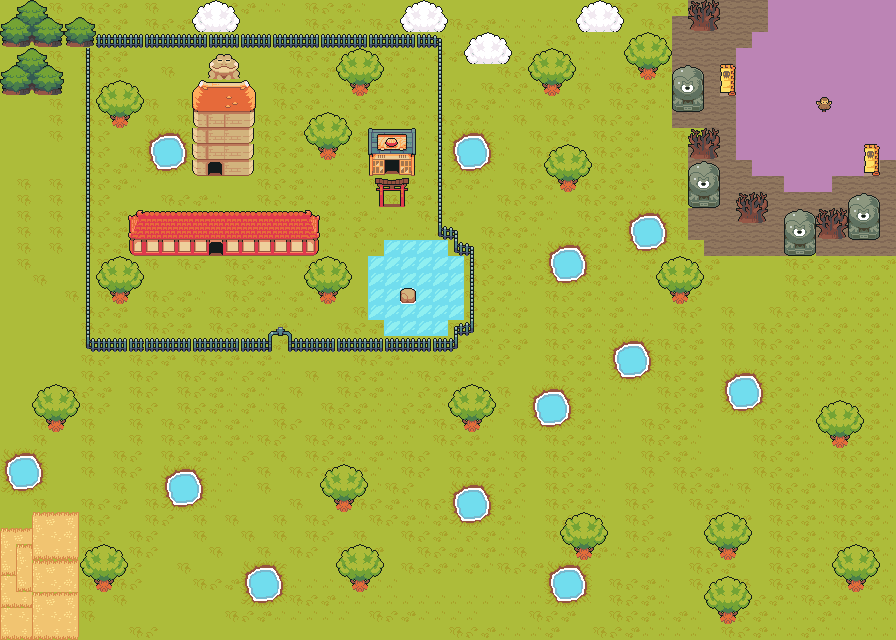

Rendered tile map (Tiled .tmx) drawn with the repository's tilesets; below, a short description and the map source with its tile grids summarised:
An orthogonal 56x40 tile map with 16x16 px tiles, 3 tile layers (Ground, Decoration, Above), 5 tilesets.

<map version="1.11" tiledversion="1.11.2" orientation="orthogonal" renderorder="right-down" width="56" height="40" tilewidth="16" tileheight="16" infinite="0" nextlayerid="4" nextobjectid="1">
 <tileset firstgid="1" source="TilesetFloor.tsx" />
 <tileset firstgid="573" source="TilesetWater.tsx" />
 <tileset firstgid="1049" source="TilesetElement.tsx" />
 <tileset firstgid="1289" source="TilesetHouse.tsx" />
 <tileset firstgid="2048" source="TilesetNature.tsx" />
 <layer id="3" name="Ground" width="56" height="40">
  <data>[2240 cells, 2240 non-empty, 19 distinct tile ids]</data>
 </layer>
 <layer id="2" name="Decoration" width="56" height="40">
  <data>[2240 cells, 451 non-empty, 109 distinct tile ids]</data>
 </layer>
 <layer id="1" name="Above" width="56" height="40">
  <data>[2240 cells, 24 non-empty, 6 distinct tile ids]</data>
 </layer>
</map>
